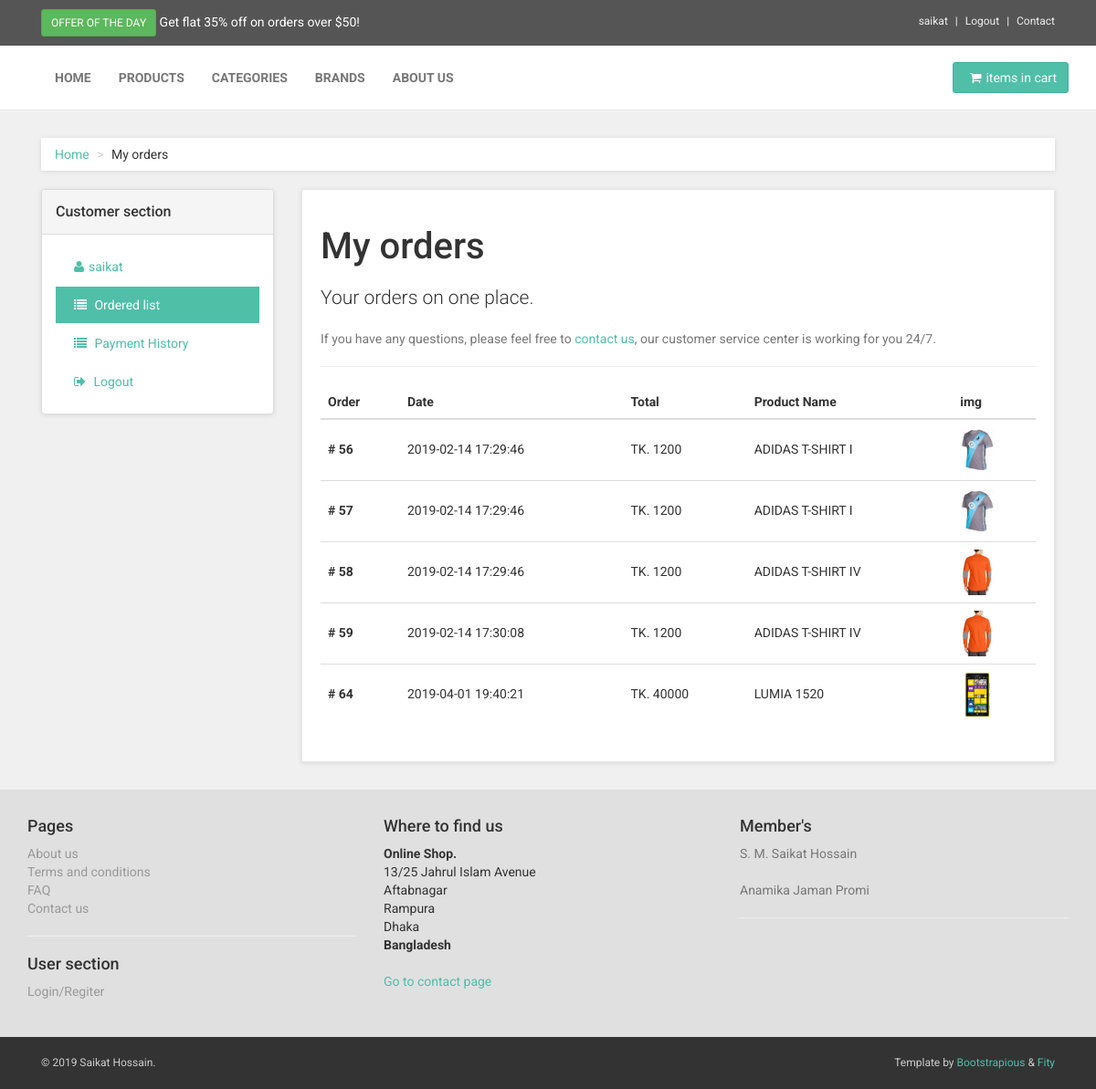
The page /customer-orders.php (signed in) on the database its author committed.
### tables this page shows
CREATE TABLE `customer_order` (
  `order_id` int(11) NOT NULL,
  `customer_id` int(11) NOT NULL,
  `product_id` int(11) NOT NULL,
  `total_amount` int(11) NOT NULL,
  `date` timestamp NOT NULL DEFAULT CURRENT_TIMESTAMP
);

CREATE TABLE `product` (
  `product_id` int(11) NOT NULL,
  `product_name` varchar(50) NOT NULL,
  `price` int(11) NOT NULL,
  `model` varchar(50) NOT NULL,
  `brand_id` int(11) NOT NULL,
  `category_id` int(11) NOT NULL,
  `img` varchar(50) NOT NULL,
  `product_description` text NOT NULL
);

### customer-orders.php (the view)
<?php include("header.php"); ?>
<?php
    if(isset($_SESSION) && !empty($_SESSION['username'])){
        $user_name = $_SESSION['username'];
        $user_id  = $_SESSION['userid'];
        $qry = "SELECT * FROM customer_order WHERE customer_id = '$user_id'";
        $res = $db_connect->query($qry) or die ("Bad query on user info!");
    }
    else{
        header("location:index.php");
    }
?>
<?php include("navbar.php"); ?>
    <div id="all">
        <div id="content">
            <div class="container">
                <div class="col-md-12">
                    <ul class="breadcrumb">
                        <li><a href="#">Home</a>
                        </li>
                        <li>My orders</li>
                    </ul>
                </div>
                <div class="col-md-3">
                    <div class="panel panel-default sidebar-menu">
                        <div class="panel-heading">
                            <h3 class="panel-title">Customer section</h3>
                        </div>
                        <div class="panel-body">
                            <ul class="nav nav-pills nav-stacked">
                                <li >
                                    <a href="customer-account.php"><i class="fa fa-user"></i><?php echo $user_name; ?></a>
                                </li>
                                <li class="active">
                                    <a href="customer-orders.php"><i class="fa fa-list"></i> Ordered list</a>
                                </li>
                                <li>
                                    <a href="customer-payments.php"><i class="fa fa-list"></i> Payment History</a>
                                </li>
                                <li>
                                    <a href="register.php?l_id=<?php echo $user_id; ?>"><i class="fa fa-sign-out"></i> Logout</a>
                                </li>
                            </ul>
                        </div>
                    </div>
                </div>
                <div class="col-md-9" id="customer-orders">
                    <div class="box">
                        <h1>My orders</h1>
                        <p class="lead">Your orders on one place.</p>
                        <p class="text-muted">If you have any questions, please feel free to <a href="contact.html">contact us</a>, our customer service center is working for you 24/7.</p>
                        <hr>
                        <div class="table-responsive">
                            <table class="table table-hover">
                                <thead>
                                    <tr>
                                        <th>Order</th>
                                        <th>Date</th>
                                        <th>Total</th>
                                        <th>Product Name</th>
                                        <th>img</th>
                                    </tr>
                                </thead>
                                <tbody>
                                    <?php while($row = $res->fetch_assoc()){ ?>
                                    <tr>
                                        <?php $order_id = $row['order_id']; ?>
                                        <th># <?php echo $order_id; ?></th>
                                        <?php $order_date = $row['date']; ?>
                                        <td><?php echo $order_date; ?></td>
                                        <?php $order_amount = $row['total_amount']; ?>
                                        <td>TK. <?php echo $order_amount; ?></td>
                                        <?php
                                            $product_id = $row['product_id'];
                                            $qry2 = "SELECT * FROM product WHERE product_id= '$product_id'";
                                            $res2 = $db_connect->query($qry2) or die ("bad query on Product");
                                            $row2 = $res2->fetch_assoc();
                                            $product_name = $row2['product_name'];
                                            $img = $row2['img'];
                                            $product_img = "admin/".$img;
                                        ?>
                                        <td><?php echo $product_name; ?></td>
                                        <td><a href="detail.php?p_id=<?php echo $product_id; ?>" ><img src="<?php echo $product_img; ?>" style="height: 50px;"></a>
                                        </td>
                                    </tr>
                                    <?php } ?>
                                </tbody>
                            </table>
                        </div>
                    </div>
                </div>
            </div>
        </div>
<?php include("footer.php"); ?>

### css/style.default.css (style rules this page uses)
a, button { -webkit-transition: all 0.2s ease-out; -moz-transition: all 0.2s ease-out; transition: all 0.2s ease-out; }
a i.fa, button i.fa { margin: 0 5px; }
p.lead { font-weight: 300; }
h1 { font-weight: 700; font-size: 40px; }
.breadcrumb { -webkit-box-shadow: 0 1px 5px rgba(0, 0, 0, 0.1); box-shadow: 0 1px 5px rgba(0, 0, 0, 0.1); }
.box { background: #fff; margin: 0 0 30px; border: solid 1px #e6e6e6; -webkit-box-sizing: border-box; -moz-box-sizing: border-box; box-sizing: border-box; padding: 20px; -webkit-box-shadow: 0 1px 5px rgba(0, 0, 0, 0.1); box-shadow: 0 1px 5px rgba(0, 0, 0, 0.1); }
#content .panel.sidebar-menu { -webkit-box-sizing: border-box; -moz-box-sizing: border-box; box-sizing: border-box; -webkit-box-shadow: 0 1px 5px rgba(0, 0, 0, 0.1); box-shadow: 0 1px 5px rgba(0, 0, 0, 0.1); }
#content .panel.sidebar-menu h3 { padding: 5px 0; margin: 0; }
#content #customer-orders table tr th, #content #customer-orders table tr td { vertical-align: baseline; }
.nav { margin-bottom: 0; padding-left: 0; list-style: none; }
.nav > li > a { padding: 10px 15px; }
.nav-pills > li > a { border-radius: 0; }
.nav-pills > li.active > a, .nav-pills > li.active > a:hover, .nav-pills > li.active > a:focus { color: #ffffff; background-color: #4fbfa8; }
body { font-family: "Roboto", Helvetica, Arial, sans-serif; font-size: 14px; line-height: 1.42857143; color: #333333; background-color: #f0f0f0; }
a { color: #4fbfa8; text-decoration: none; }
hr { margin-top: 20px; margin-bottom: 20px; border: 0; border-top: 1px solid #eeeeee; }
.breadcrumb { padding: 8px 15px; margin-bottom: 20px; background-color: #ffffff; border-radius: 0; }
.breadcrumb > li + li:before { content: ">\00a0"; color: #cccccc; }
h1, h2, h3, h4, h5, h6, .h1, .h2, .h3, .h4, .h5, .h6 { font-family: inherit; font-weight: 500; line-height: 1.1; color: inherit; }
h1, .h1, h2, .h2, h3, .h3 { margin-top: 20px; margin-bottom: 20px; }
p, ul, ol { margin: 0 0 20px; }
.lead { margin-bottom: 20px; font-size: 16px; }
@media (min-width: 768px) { .lead { font-size: 21px; } }

### rows shown on the page
customer_order: order_id "56", date "2019-02-14 17:29:46", total_amount "1200", product.product_name "ADIDAS T-SHIRT I", product.img (picture)
customer_order: order_id "57", date "2019-02-14 17:29:46", total_amount "1200", product.product_name "ADIDAS T-SHIRT I", product.img (picture)
customer_order: order_id "58", date "2019-02-14 17:29:46", total_amount "1200", product.product_name "ADIDAS T-SHIRT IV", product.img (picture)
customer_order: order_id "59", date "2019-02-14 17:30:08", total_amount "1200", product.product_name "ADIDAS T-SHIRT IV", product.img (picture)
customer_order: order_id "64", date "2019-04-01 19:40:21", total_amount "40000", product.product_name "LUMIA 1520", product.img (picture)

### other values the page prints
$username "saikat"
$user_name "saikat"
